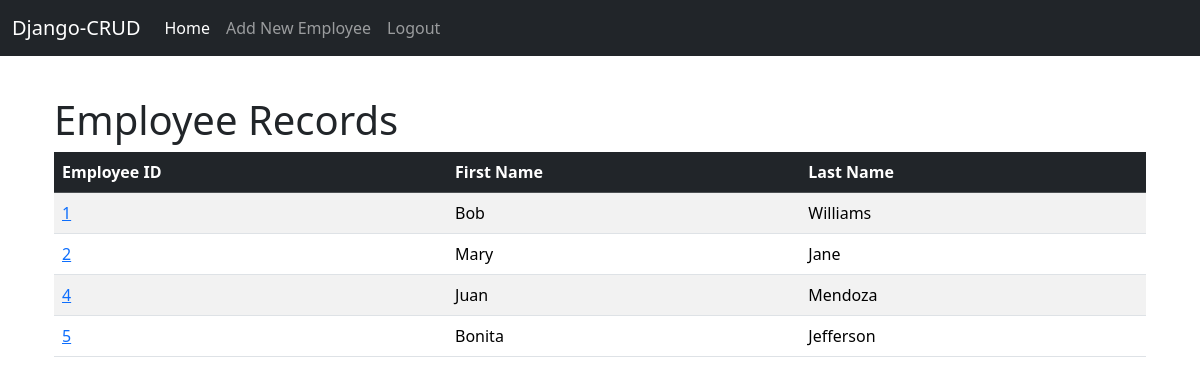
The app's page / (signed in), older data.
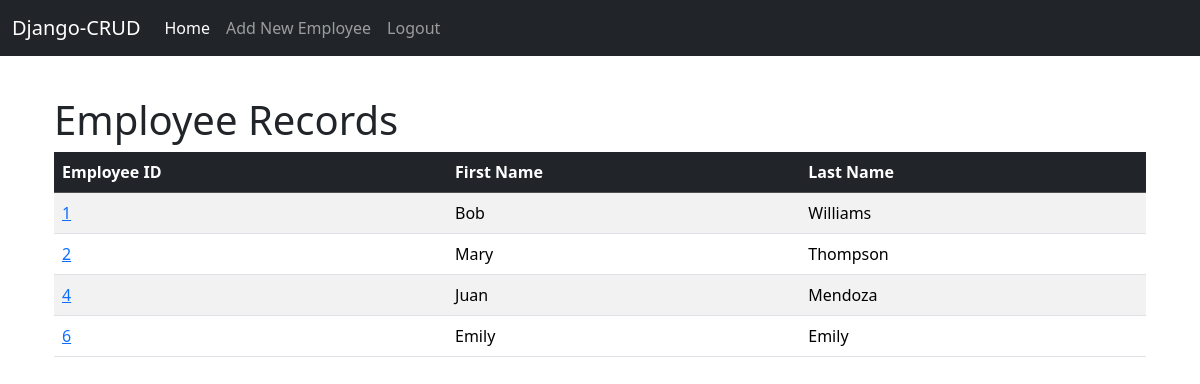
The same page, newer data.
### website/models.py (models this page shows, shortened)
class Employee(models.Model):
    emp_id = models.AutoField(primary_key=True)
    first_name = models.CharField(max_length=100)
    last_name = models.CharField(max_length=200)
    email = models.EmailField()
    created_at = models.DateTimeField(auto_now_add = True)

### website/views.py (the view)
# urls.py: 2. Add a URL to urlpatterns:  path('', views.home, name='home')
def home(request):
    employee_list = Employee.objects.all()
    return render(request, 'website/home.html', {'emp_list' : employee_list})

### website/templates/website/home.html (shortened to what this page needs)
{% extends 'website/base.html' %}
{%block content %}
    {% if user.is_authenticated %}
      {% if emp_list %}
        <div class="container mt-3">
            <h1>Employee Records</h1>
            <table class="table table-striped table-hover">
                <thead class="table-dark">
                    <th>Employee ID</th>
                    <th>First Name</th>
                    <th>Last Name</th>
                </thead>
                {% for emp in emp_list %}
                    <tr>
                        <td><a href="{% url 'employee_detail' emp.pk %}">{{emp.emp_id}}</a></td>
                        <td>{{emp.first_name}}</td>
                        <td>{{emp.last_name}}</td>
                    </tr>
                {% endfor %}
            </table>
        </div>
      {% else %}
        <p>No employee records</p>
      {% endif %}
    {% else %}
        {% include 'website/login.html'%}
    {% endif %}
{% endblock content%}

Row changes from the older to the newer data that the page shows:
removed Employee: emp_id "5", first_name "Bonita", last_name "Jefferson"
changed Employee "Mary": last_name "Jane" → "Thompson"
added Employee: emp_id "6", first_name "Emily", last_name "Emily"
